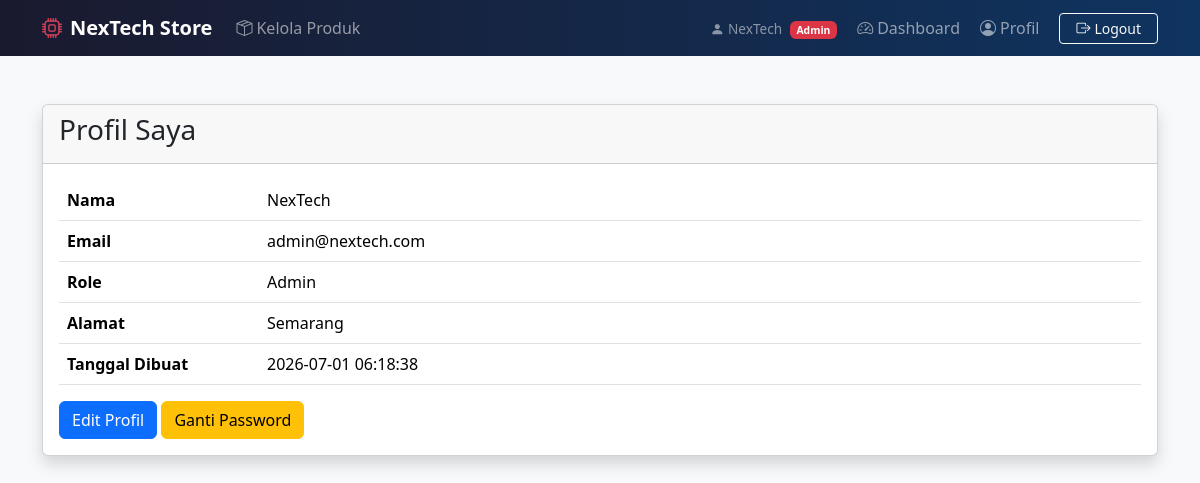
/app/views/profile/profile.php (signed in), run on the app's committed database.
### tables this page shows
CREATE TABLE `users` (
  `id` int(11) NOT NULL,
  `nama` varchar(100) NOT NULL,
  `email` varchar(100) NOT NULL,
  `password` varchar(255) NOT NULL,
  `role` enum('admin','customer') NOT NULL DEFAULT 'customer',
  `alamat` text NOT NULL,
  `created_at` timestamp NOT NULL DEFAULT current_timestamp()
);

### app/views/profile/profile.php (the view, shortened to what this page needs)
<?php
$database = new Database();
$conn = $database->getConnection();
$query = $conn->prepare("SELECT * FROM users WHERE id = ?");
$query->execute([$_SESSION['id']]);
$user = $query->fetch(PDO::FETCH_ASSOC);
?>
<!DOCTYPE html>
<html lang="id">
<head>
<link href="https://cdn.jsdelivr.net/npm/bootstrap@5.3.3/dist/css/bootstrap.min.css" rel="stylesheet">
</head>
<body class="bg-light">
<?php require_once "../layout/navbar.php"; ?>
<div class="container mt-5">
<div class="card shadow">
<div class="card-header">
<h3>Profil Saya</h3>
</div>
<div class="card-body">
<table class="table">
<tr>
<th width="200">Nama</th>
<td><?php echo $user['nama']; ?></td>
</tr>
<tr>
<th>Email</th>
<td><?php echo $user['email']; ?></td>
</tr>
<tr>
<th>Role</th>
<td><?php echo ucfirst($user['role']); ?></td>
</tr>
<tr>
<th>Alamat</th>
<td><?php echo $user['alamat']; ?></td>
</tr>
<tr>
<th>Tanggal Dibuat</th>
<td><?php echo $user['created_at']; ?></td>
</tr>
</table>
<a href="edit_profile.php" class="btn btn-primary">
Edit Profil
</a>
<a href="change_password.php" class="btn btn-warning">
    Ganti Password
</a>
</div>
</div>
</div>
</body>
</html>

### data on the page
users: nama "NexTech", email "admin@nextech.com", role "Admin", alamat "Semarang", created_at "2026-07-01 06:18:38"

### other printed values
$_SESSION['nama'] "NexTech"
$_SESSION['role'] "Admin"
